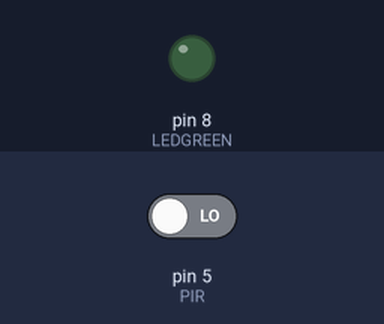
Simulated run of this sketch. Board: Arduino Uno, built with avr-gcc and run on an emulated ATmega328P. Shown: output pins drawn as LEDs (lit = HIGH). The test bench sets the inputs (shaded band); at power-on: pin 5 (PIR) LOW.

Above: at 1.2 s.
1.3 s: pin 5 (PIR) driven HIGH
At 2.5 s:
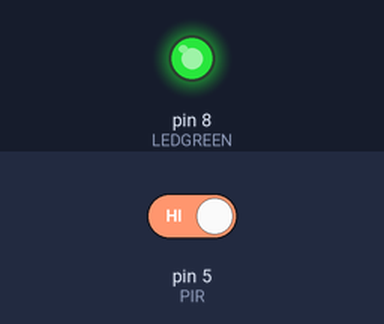
Timing chart, 0 to 4.3 s (numbered marks = the images above; inputs shaded):
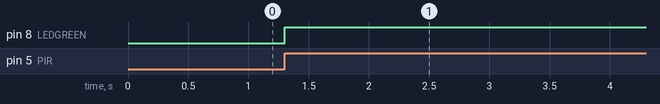

Measured:
- after the input at 1.3 s, pin 8 (LEDGREEN): LOW → HIGH at once

The sketch:

sketch_apr29b.ino
```cpp
 int LEDGREEN = 8;
 int ReadValue;
 int PIR = 5;


 void setup() {

  pinMode(PIR,INPUT);
  pinMode (LEDGREEN,OUTPUT);


  // put your setup code here, to run once:

}

void loop() {
  ReadValue = digitalRead(PIR);

  if(ReadValue == HIGH)
  {digitalWrite(LEDGREEN,HIGH);
  delay (1000);

  }

   else{}

  // put your main code here, to run repeatedly:

}
```
